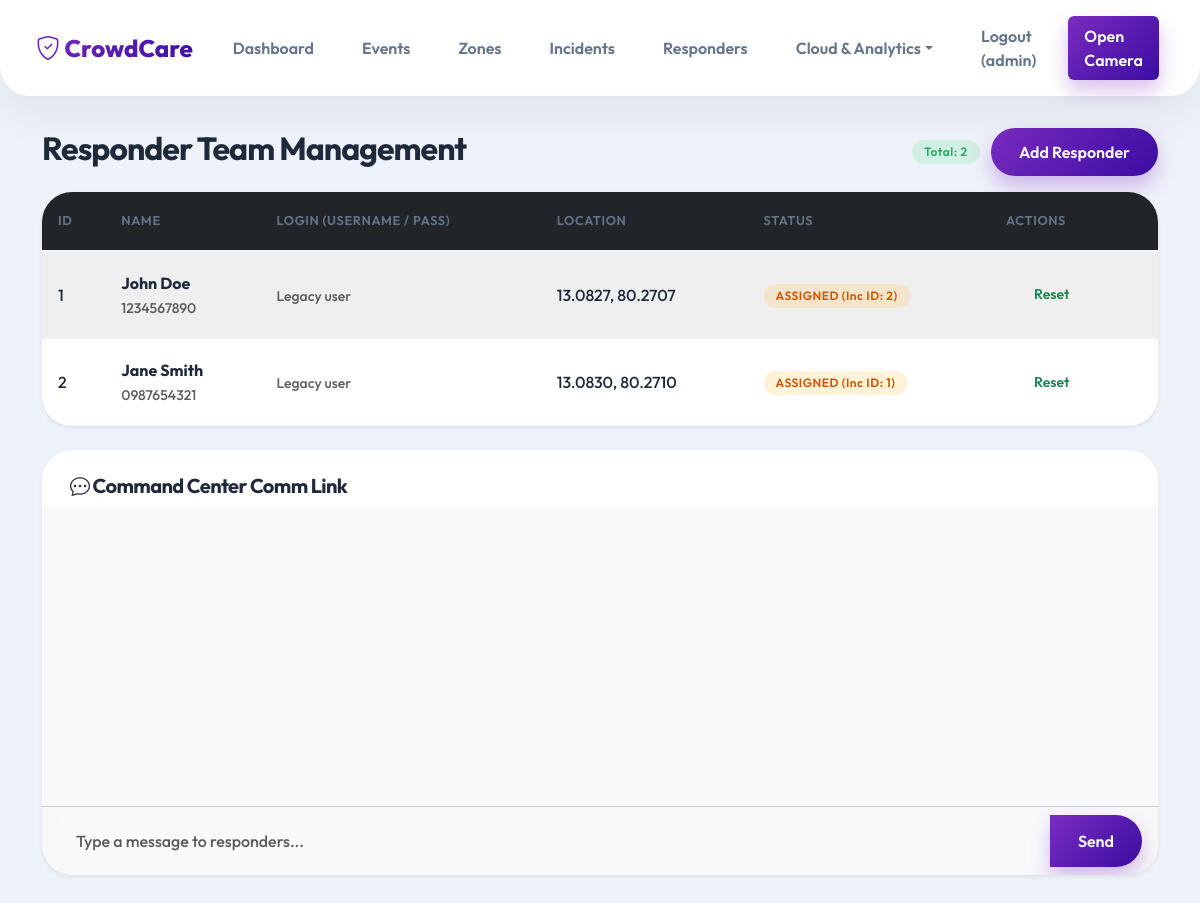
/responders (signed in), run on an earlier commit of the app's database.
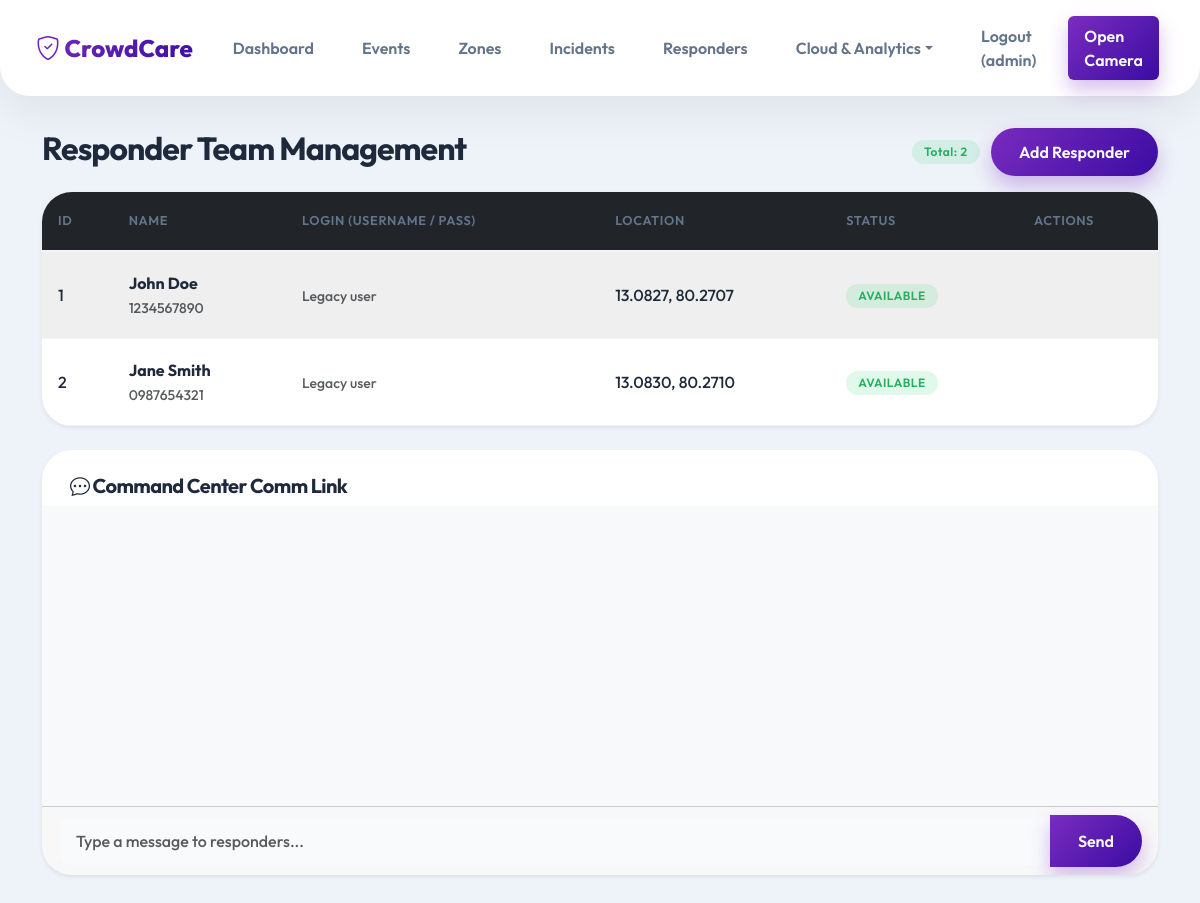
And on a later commit of the database.
### tables this page shows
CREATE TABLE responders (
            id INTEGER PRIMARY KEY AUTOINCREMENT,
            name TEXT NOT NULL,
            phone TEXT,
            latitude REAL,
            longitude REAL,
            status TEXT DEFAULT 'AVAILABLE',
            assigned_incident_id INTEGER,
            FOREIGN KEY(assigned_incident_id) REFERENCES incidents(id)
        );

### app.py (the view, shortened to what this page needs)
@app.route('/responders')
def responders():
    if 'user_id' not in session:
        return redirect(url_for('login'))
    conn = get_db_connection()
    if session['role'] == 'ADMIN':
        resps = conn.execute('''
            SELECT r.*, u.username
            FROM responders r
            LEFT JOIN users u ON r.user_id = u.id
        ''').fetchall()
        conn.close()
        return render_template('responders.html', responders=resps, role='ADMIN')
    conn.close()
    return redirect(url_for('dashboard'))

### database.py (called while the page is built)
def get_db_connection():
    conn = sqlite3.connect(DB_PATH)
    conn.row_factory = sqlite3.Row
    return conn

### templates/responders.html (shortened to what this page needs)
{% extends 'base.html' %}
{% block content %}
{% if role == 'ADMIN' %}
<div class="d-flex justify-content-between align-items-center mb-3">
    <h2>Responder Team Management</h2>
    <div>
        <span class="badge bg-success me-2">Total: {{ responders|length }}</span>
        <button class="btn btn-primary" data-bs-toggle="modal" data-bs-target="#createResponderModal">Add Responder</button>
    </div>
</div>
<div class="card shadow-sm mb-4">
    <div class="card-body p-0">
        <table class="table table-striped table-hover mb-0">
            <thead class="table-dark">
                <tr>
                    <th>ID</th>
                    <th>Name</th>
                    <th>Login (Username / Pass)</th>
                    <th>Location</th>
                    <th>Status</th>
                    <th>Actions</th>
                </tr>
            </thead>
            <tbody>
                {% for resp in responders %}
                <tr>
                    <td>{{ resp.id }}</td>
                    <td><strong>{{ resp.name }}</strong><br><small class="text-muted">{{ resp.phone }}</small></td>
                    <td>
                        {% if resp.username %}
                            <code>{{ resp.username }}</code><br>
                            <small class="text-muted">password123</small>
                        {% else %}
                            <small class="text-muted">Legacy user</small>
                        {% endif %}
                    </td>
                    <td>{{ "%.4f"|format(resp.latitude) }}, {{ "%.4f"|format(resp.longitude) }}</td>
                    <td>
                        {% if resp.status == 'AVAILABLE' %}
                            <span class="badge bg-success">AVAILABLE</span>
                        {% elif resp.status == 'ASSIGNED' %}
                            <span class="badge bg-warning text-dark">ASSIGNED (Inc ID: {{ resp.assigned_incident_id }})</span>
                        {% else %}
                            <span class="badge bg-secondary">{{ resp.status }}</span>
                        {% endif %}
                    </td>
                    <td>
                        {% if resp.status == 'ASSIGNED' %}
                        <form action="/responders/reset/{{ resp.id }}" method="POST" style="display:inline;">
                            <button type="submit" class="btn btn-sm btn-outline-success">Reset</button>
                        </form>
                        {% endif %}
                    </td>
                </tr>
                {% else %}
                <tr>
                    <td colspan="6" class="text-center">No responders available.</td>
                </tr>
                {% endfor %}
            </tbody>
        </table>
    </div>
</div>
<div class="card shadow-sm">
    <div class="card-header bg-dark text-white d-flex justify-content-between align-items-center">
        <h5 class="mb-0"><i class="bi bi-chat-dots"></i> Command Center Comm Link</h5>
    </div>
    <div class="card-body" id="chat-messages" style="height: 300px; overflow-y: auto; background: #f8f9fa;">
    </div>
    <div class="card-footer">
        <div class="input-group">
            <input type="text" id="chat-input" class="form-control" placeholder="Type a message to responders...">
            <button class="btn btn-primary" onclick="sendMessage()">Send</button>
        </div>
    </div>
</div>
{% endif %}
{% endblock %}

What changed in the data, as far as the page shows it:
changed responders "John Doe": assigned_incident_id "2" → (not shown); status "ASSIGNED (Inc ID: ) Reset" → "AVAILABLE"
changed responders "Jane Smith": assigned_incident_id "1" → (not shown); status "ASSIGNED (Inc ID: ) Reset" → "AVAILABLE"
